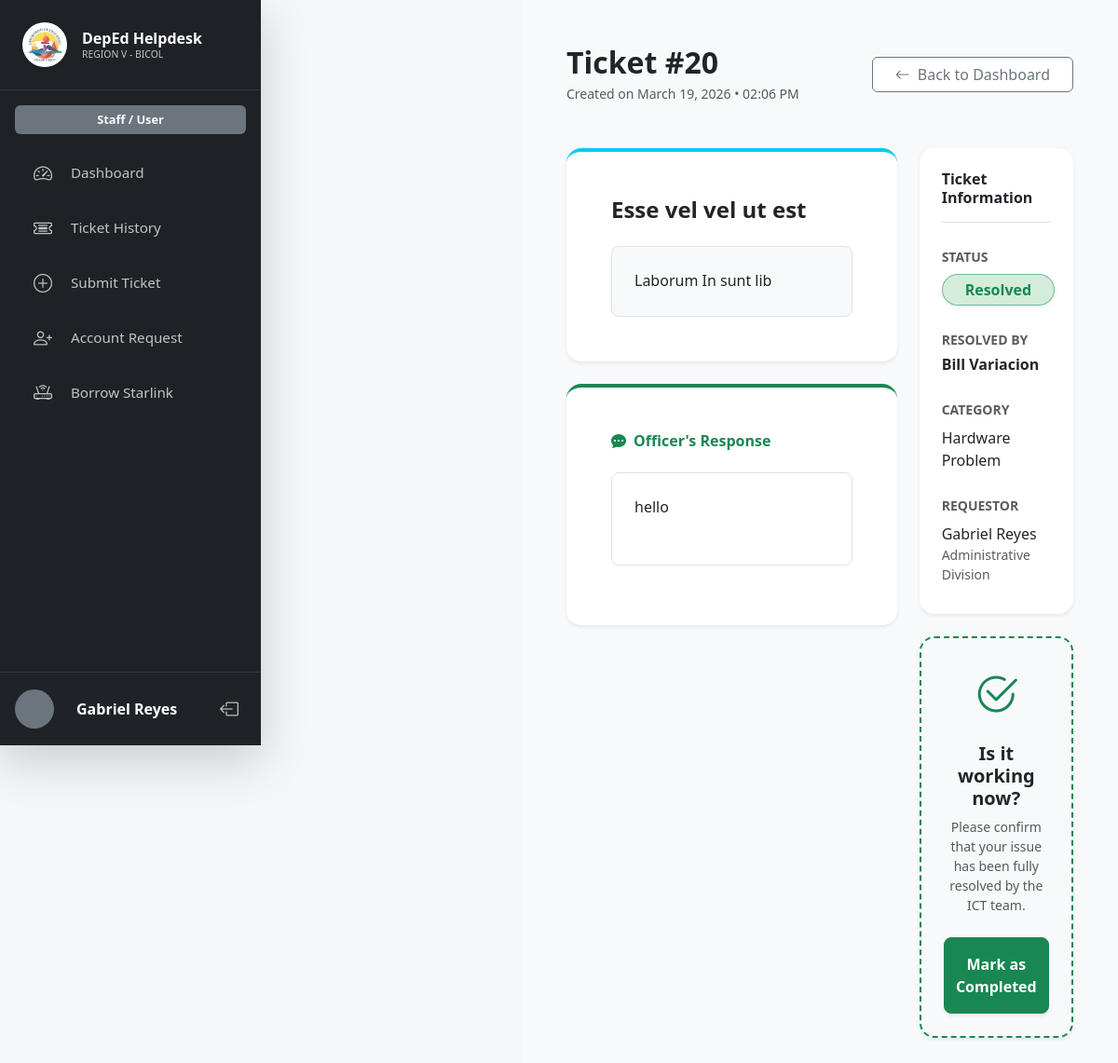
The app's page /view_ticket.php?id=20 (signed in) with its own data.
### tables this page shows
CREATE TABLE `ticket` (
  `ticketId` int NOT NULL,
  `subject` varchar(150) NOT NULL,
  `description` text NOT NULL,
  `priority` enum('Low','Medium','High') DEFAULT 'Medium',
  `status` enum('Pending','Processing','Resolved','Completed') DEFAULT 'Pending',
  `remarks` text,
  `userId` int NOT NULL,
  `departmentId` int NOT NULL,
  `createdAt` timestamp NULL DEFAULT CURRENT_TIMESTAMP,
  `updatedAt` datetime DEFAULT CURRENT_TIMESTAMP ON UPDATE CURRENT_TIMESTAMP,
  `assignedTo` int DEFAULT NULL,
  `categoryId` int DEFAULT NULL,
  `technician_signature` longtext,
  `resolvedBy` int DEFAULT NULL,
  `resolvedAt` datetime DEFAULT NULL,
  `completedAt` datetime DEFAULT NULL
);

CREATE TABLE `users` (
  `userId` int NOT NULL,
  `employeeId` varchar(50) DEFAULT NULL,
  `email` varchar(100) NOT NULL,
  `role` enum('User','Officer','Technician') NOT NULL,
  `positionID` int DEFAULT NULL,
  `password` varchar(255) NOT NULL,
  `firstName` varchar(100) NOT NULL,
  `middleName` varchar(100) DEFAULT NULL,
  `lastName` varchar(100) NOT NULL,
  `suffix` varchar(20) DEFAULT NULL,
  `phone` varchar(20) DEFAULT NULL,
  `profilePicture` varchar(255) DEFAULT NULL,
  `departmentId` int NOT NULL,
  `divisionId` int DEFAULT NULL,
  `createdAt` timestamp NULL DEFAULT CURRENT_TIMESTAMP,
  `signature` longtext,
  `isActive` tinyint(1) DEFAULT '1',
  `activationToken` varchar(64) DEFAULT NULL,
  `tokenExpiresAt` datetime DEFAULT NULL,
  `isApproved` tinyint(1) DEFAULT '0',
  `googleId` varchar(64) DEFAULT NULL,
  `avatarUrl` varchar(512) DEFAULT NULL
);

CREATE TABLE `category` (
  `categoryId` int NOT NULL,
  `categoryName` varchar(50) NOT NULL,
  `categoryType` varchar(50) NOT NULL
);

CREATE TABLE `department` (
  `departmentId` int NOT NULL,
  `departmentCode` text NOT NULL,
  `departmentName` text NOT NULL,
  `section_unit` text NOT NULL,
  `departmentHead` text NOT NULL,
  `positionID` int DEFAULT NULL
);

### view_ticket.php (the view, shortened to what this page needs)
<?php
require_once 'db.php';
$ticketId = $_GET['id'] ?? null;
$userId = $_SESSION['user_id'];
$role = $_SESSION['role'];
$sql = "SELECT t.*, u.firstName, u.lastName, u.email, d.departmentName, c.categoryName,
        tech.firstName AS techFirstName, tech.lastName AS techLastName
        FROM ticket t
        JOIN users u ON t.userId = u.userId
        LEFT JOIN department d ON u.departmentId = d.departmentId
        LEFT JOIN category c ON t.categoryId = c.categoryId
        LEFT JOIN users tech ON t.assignedTo = tech.userId
        WHERE t.ticketId = ?";
if ($role === 'User') {
    $sql .= " AND t.userId = ?";
    $stmt = $pdo->prepare($sql);
    $stmt->execute([$ticketId, $userId]);
} else {
    $stmt = $pdo->prepare($sql);
    $stmt->execute([$ticketId]);
}
$ticket = $stmt->fetch();
include 'head.php';
?>
<body>
    <div class="d-flex flex-column flex-md-row" style="min-height: 100vh;">
        <div style="width: 280px; flex-shrink: 0;"></div>
        <?php include 'sidebar.php'; ?>
        <div class="flex-grow-1 bg-light main-content" style="min-height: 100vh; overflow-y: auto;">
            <div class="container-fluid py-5 px-5">
                <div class="d-flex justify-content-between align-items-center mb-5">
                    <div>
                        <h2 class="fw-bold text-dark mb-0">Ticket #<?php echo htmlspecialchars($ticketId); ?></h2>
                        <div class="text-muted small mt-1">Created on <?php echo date("F d, Y \• h:i A", strtotime($ticket['createdAt'])); ?></div>
                    </div>
                    <a href="ticket_history.php" class="btn btn-outline-secondary px-4 bg-white"><i class="bi bi-arrow-left me-2"></i>Back to Dashboard</a>
                </div>
                <div class="row g-4">
                    <div class="col-lg-8">
                        <div class="card border-0 shadow-sm rounded-4 mb-4" style="border-top: 4px solid #0dcaf0 !important;">
                            <div class="card-body p-4 p-md-5">
                                <h4 class="fw-bold text-dark mb-4"><?php echo htmlspecialchars($ticket['subject']); ?></h4>
                                <div class="p-4 bg-light rounded-3 border text-dark" style="font-size: 1rem; line-height: 1.6;">
                                    <?php echo nl2br(htmlspecialchars($ticket['description'])); ?>
                                </div>
                            </div>
                        </div>
                        <?php if (!empty($ticket['remarks'])): ?>
                            <div class="card border-0 shadow-sm rounded-4" style="border-top: 4px solid #198754 !important;">
                                <div class="card-body p-4 p-md-5">
                                    <h6 class="fw-bold mb-4 text-success"><i class="bi bi-chat-dots-fill me-2"></i>Officer's Response</h6>
                                    <div class="p-4 border rounded-3 bg-white mb-3 text-dark" style="min-height: 100px;">
                                        <?php echo nl2br(htmlspecialchars($ticket['remarks'])); ?>
                                    </div>
                                </div>
                            </div>
                        <?php endif; ?>
                    </div>
                    <div class="col-lg-4">
                        <div class="card border-0 shadow-sm rounded-4 p-4 mb-4">
                            <h6 class="fw-bold mb-4 text-dark border-bottom pb-3">Ticket Information</h6>
                            <div class="mb-4">
                                <label class="small text-muted fw-bold text-uppercase mb-2">Status</label>
                                <div>
                                    <?php
                                    $statusBadge = 'bg-secondary text-white';
                                    if ($ticket['status'] == 'Resolved') $statusBadge = 'bg-success bg-opacity-25 text-success border border-success border-opacity-50';
                                    ?>
                                    <span class="badge <?php echo $statusBadge; ?> fs-6 px-4 py-2 rounded-pill shadow-sm">
                                        <?php echo htmlspecialchars($ticket['status']); ?>
                                    </span>
                                </div>
                            </div>
                            <?php if (!empty($ticket['techFirstName'])): ?>
                                <div class="mb-4">
                                    <label class="small text-muted fw-bold text-uppercase mb-1">Resolved By</label>
                                    <div class="fw-bold text-dark"><?php echo htmlspecialchars($ticket['techFirstName'] . ' ' . $ticket['techLastName']); ?></div>
                                </div>
                            <?php endif; ?>
                            <div class="mb-4">
                                <label class="small text-muted fw-bold text-uppercase mb-2">Category</label>
                                <div class="text-dark fs-6"><?php echo htmlspecialchars($ticket['categoryName'] ?? 'Uncategorized'); ?></div>
                            </div>
                            <div class="mb-2">
                                <label class="small text-muted fw-bold text-uppercase mb-2">Requestor</label>
                                <div class="text-dark"><?php echo htmlspecialchars($ticket['firstName'] . ' ' . $ticket['lastName']); ?></div>
                                <div class="small text-muted"><?php echo htmlspecialchars($ticket['departmentName'] ?? 'No Department'); ?></div>
                            </div>
                        </div>
                         <?php if ($ticket['status'] === 'Resolved' && $role === 'User'): ?>
                            <div class="card border-0 shadow-sm rounded-4 p-4 text-center" style="background-color: #f8f9fa; border: 2px dashed #198754 !important;">
                                <div class="mb-3 text-success">
                                    <i class="bi bi-check2-circle" style="font-size: 3rem;"></i>
                                </div>
                                <h5 class="fw-bold text-dark mb-2">Is it working now?</h5>
                                <p class="text-muted small mb-4">Please confirm that your issue has been fully resolved by the ICT team.</p>
                                <form method="POST">
                                    <button type="submit" name="complete_ticket" class="btn btn-success fw-bold w-100 py-3 shadow-sm rounded-3">
                                        Mark as Completed
                                    </button>
                                </form>
                            </div>
                        <?php endif; ?>
                    </div>
                </div>
            </div>
        </div>
    </div>
</body>
</html>

### style.css (style rules this page uses)
:root { --deped-green: #1b5e20; --deped-gold: #fbc02d; --sidebar-bg: #1a1c1e; --bg-light: #f4f6f9; --card-radius: 12px; }
body { font-family: 'Segoe UI', Tahoma, Geneva, Verdana, sans-serif; background-color: var(--bg-light); }
.main-content { margin-left: 280px; width: calc(100% - 280px); }
.badge.bg-success { background-color: #d4edda !important; color: #155724; }

### records on screen
ticket: createdAt "March 19, 2026 • 02:06 PM", subject "Esse vel vel ut est", description "Laborum In sunt lib", remarks "hello", status "Resolved", assignedTo.lastName "Bill Variacion", categoryId.categoryName "Hardware Problem", userId.lastName "Gabriel Reyes", departmentId.departmentName "Administrative Division"

### other values on screen
$displayName "Gabriel Reyes"
$ticketId "20"
